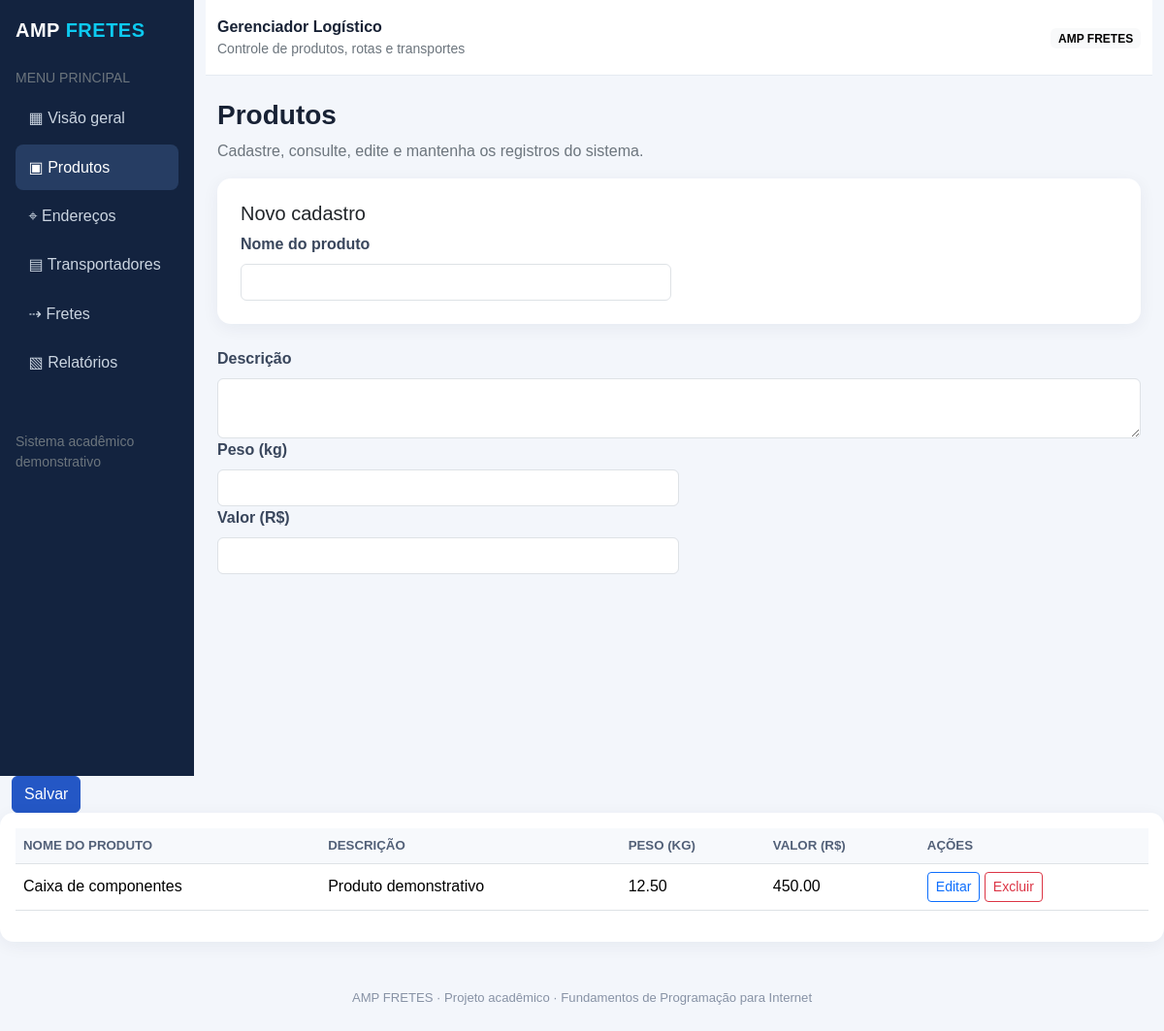
/?page=produtos, run on the app's committed database.
### tables this page shows
CREATE TABLE IF NOT EXISTS produtos (
  id INT AUTO_INCREMENT PRIMARY KEY,
  nome VARCHAR(120) NOT NULL,
  descricao TEXT NULL,
  peso DECIMAL(10,2) DEFAULT 0,
  valor DECIMAL(10,2) DEFAULT 0,
  created_at TIMESTAMP DEFAULT CURRENT_TIMESTAMP
);

### index.php (the view, shortened to what this page needs)
<?php
require_once __DIR__ . '/config/conexao.php';
function h($v){ return htmlspecialchars((string)$v, ENT_QUOTES, 'UTF-8'); }
$page = $_GET['page'] ?? 'dashboard';
function countRows(PDO $pdo, string $table): int {
    return (int)$pdo->query("SELECT COUNT(*) FROM `$table`")->fetchColumn();
}
$edit=null;
$products=$pdo->query('SELECT * FROM produtos ORDER BY nome')->fetchAll();
$freights=$pdo->query("SELECT f.*, o.identificacao origem, d.identificacao destino, t.nome transportador
 FROM fretes f JOIN enderecos o ON o.id=f.origem_id JOIN enderecos d ON d.id=f.destino_id
 JOIN transportadores t ON t.id=f.transportador_id ORDER BY f.data_frete DESC,f.id DESC LIMIT 100")->fetchAll();
$today=countRows($pdo,'fretes');
?>
<!doctype html><html lang="pt-br"><head><meta charset="utf-8"><meta name="viewport" content="width=device-width, initial-scale=1">
<link href="https://cdn.jsdelivr.net/npm/bootstrap@5.3.3/dist/css/bootstrap.min.css" rel="stylesheet">
<link rel="stylesheet" href="assets/style.css"></head><body>
<div class="container-fluid"><div class="row">
<aside class="col-md-2 col-lg-2 sidebar p-3">
<a class="brand d-block mb-4" href="index.php">AMP <span class="text-info">FRETES</span></a>
<div class="small text-uppercase text-secondary mb-2">Menu principal</div>
<nav class="nav flex-column gap-1">
<a class="nav-link <?= $page==='dashboard'?'active':'' ?>" href="index.php">▦ Visão geral</a>
<a class="nav-link <?= $page==='produtos'?'active':'' ?>" href="?page=produtos">▣ Produtos</a>
<a class="nav-link <?= $page==='enderecos'?'active':'' ?>" href="?page=enderecos">⌖ Endereços</a>
<a class="nav-link <?= $page==='transportadores'?'active':'' ?>" href="?page=transportadores">▤ Transportadores</a>
<a class="nav-link <?= $page==='fretes'||$page==='novo_frete'?'active':'' ?>" href="?page=fretes">⇢ Fretes</a>
<a class="nav-link <?= $page==='relatorios'?'active':'' ?>" href="?page=relatorios">▧ Relatórios</a>
</nav><div class="mt-5 small text-secondary">Sistema acadêmico demonstrativo</div>
</aside>
<main class="col-md-10 col-lg-10 px-4">
<header class="topbar row align-items-center py-3 mb-4"><div class="col"><span class="fw-semibold">Gerenciador Logístico</span><div class="small text-secondary">Controle de produtos, rotas e transportes</div></div><div class="col-auto"><span class="badge text-bg-light">AMP FRETES</span></div></header>
<div class="content-wrap mx-auto">
<?php if($page==='dashboard'): ?>
<h3 class="fw-bold mb-1">Visão geral</h3><p class="text-secondary">Acompanhe os principais dados da operação logística.</p>
<div class="row g-3 my-2">
<?php foreach([['Produtos',countRows($pdo,'produtos'),'▣'],['Endereços',countRows($pdo,'enderecos'),'⌖'],['Transportadores',countRows($pdo,'transportadores'),'▤'],['Fretes cadastrados',$today,'⇢']] as $st): ?>
<div class="col-sm-6 col-xl-3"><div class="card p-3"><div class="text-secondary"><?=$st[0]?></div><div class="d-flex justify-content-between align-items-center"><div class="stat-number"><?=$st[1]?></div><span class="fs-2 text-primary"><?=$st[2]?></span></div></div></div>
<?php endforeach; ?></div>
<div class="card p-4 mt-3"><div class="d-flex justify-content-between align-items-center mb-3"><h5 class="mb-0">Fretes recentes</h5><a class="btn btn-primary btn-sm" href="?page=novo_frete">+ Novo frete</a></div><?php renderFreights($freights); ?></div>
<?php elseif(in_array($page,['produtos','enderecos','transportadores'])): ?>
<?php
$cfg=[
'produtos'=>['Produtos','produto',['nome'=>'Nome do produto','descricao'=>'Descrição','peso'=>'Peso (kg)','valor'=>'Valor (R$)']],
'enderecos'=>['Endereços','endereco',['identificacao'=>'Identificação','logradouro'=>'Logradouro','numero'=>'Número','bairro'=>'Bairro','cidade'=>'Cidade','estado'=>'UF','cep'=>'CEP','complemento'=>'Complemento']],
'transportadores'=>['Transportadores','transportador',['nome'=>'Nome / Empresa','documento'=>'CPF/CNPJ','telefone'=>'Telefone','email'=>'E-mail','tipo_veiculo'=>'Tipo de veículo']]
][$page];
$rows=$pdo->query("SELECT * FROM {$page} ORDER BY id DESC")->fetchAll();
?>
<h3 class="fw-bold"><?=$cfg[0]?></h3><p class="text-secondary">Cadastre, consulte, edite e mantenha os registros do sistema.</p>
<div class="card p-4 mb-4"><h5><?= $edit?'Editar registro':'Novo cadastro' ?></h5>
<form method="post" class="row g-3"><input type="hidden" name="action" value="<?=$cfg[1]?>"><input type="hidden" name="id" value="<?=h($edit['id']??'')?>">
<?php foreach($cfg[2] as $field=>$label): ?><div class="<?=($field==='descricao'||$field==='complemento')?'col-12':'col-md-6'?>"><label class="form-label"><?=$label?></label>
<?php if($field==='descricao'||$field==='complemento'): ?><textarea class="form-control" name="<?=$field?>" rows="2"><?=h($edit[$field]??'')?></textarea>
<?php else: ?><input class="form-control" name="<?=$field?>" value="<?=h($edit[$field]??'')?>" <?=in_array($field,['nome','identificacao','logradouro','cidade','estado'])?'required':''?> <?=in_array($field,['peso','valor'])?'type="number" step="0.01" min="0"':''?>></div><?php endif; ?></div><?php endforeach; ?>
<div class="col-12"><button class="btn btn-primary">Salvar</button> <?php if($edit): ?><a class="btn btn-outline-secondary" href="?page=<?=$page?>">Cancelar</a><?php endif; ?></div></form></div>
<div class="card p-3"><div class="table-responsive"><table class="table align-middle"><thead><tr><?php foreach(array_keys($cfg[2]) as $f): ?><th><?=h($cfg[2][$f])?></th><?php endforeach; ?><th>Ações</th></tr></thead><tbody>
<?php foreach($rows as $r): ?><tr><?php foreach(array_keys($cfg[2]) as $f): ?><td><?=h($r[$f]??'')?></td><?php endforeach; ?><td class="text-nowrap"><a class="btn btn-sm btn-outline-primary" href="?page=<?=$page?>&edit=<?=$r['id']?>">Editar</a> <a class="btn btn-sm btn-outline-danger" onclick="return confirm('Excluir este registro?')" href="?page=<?=$page?>&delete=<?=$r['id']?>&type=<?=$cfg[1]?>">Excluir</a></td></tr><?php endforeach; ?>
<?php if(!$rows): ?><tr><td colspan="10" class="text-center text-secondary">Nenhum registro cadastrado.</td></tr><?php endif; ?></tbody></table></div></div>
<?php endif; ?>
<footer class="text-center py-4 mt-4">AMP FRETES · Projeto acadêmico · Fundamentos de Programação para Internet</footer>
</body></html>

### assets/style.css (style rules this page uses)
body { background:#f3f6fb;color:#182235;font-family:Arial,sans-serif }
.sidebar { background:#13233f;min-height:100vh;color:#fff }
.brand { font-weight:800;letter-spacing:.5px;color:#fff;text-decoration:none;font-size:1.25rem }
.sidebar .nav-link { color:#cbd5e1;border-radius:8px;padding:.7rem .85rem }
.sidebar .nav-link:hover,.sidebar .nav-link.active { background:#263d63;color:#fff }
.topbar { background:#fff;border-bottom:1px solid #e5eaf1 }
.card { border:0;border-radius:14px;box-shadow:0 4px 18px rgba(20,40,75,.06) }
.btn-primary { background:#2457c5;border-color:#2457c5 }
.table thead th { background:#f7f9fc;color:#526078;font-size:.83rem;text-transform:uppercase }
.form-label { font-weight:600;color:#39465c }
.content-wrap { max-width:1400px }
footer { color:#8792a5;font-size:.82rem }

### data on the page
produtos: nome "Caixa de componentes", descricao "Produto demonstrativo", peso "12.50", valor "450.00"

### other printed values
$cfg[0] "Produtos"
$label "Nome do produto"
$label "Descrição"
$label "Peso (kg)"
$label "Valor (R$)"
$cfg[2][$f] "NOME DO PRODUTO"
$cfg[2][$f] "DESCRIÇÃO"
$cfg[2][$f] "PESO (KG)"
$cfg[2][$f] "VALOR (R$)"
